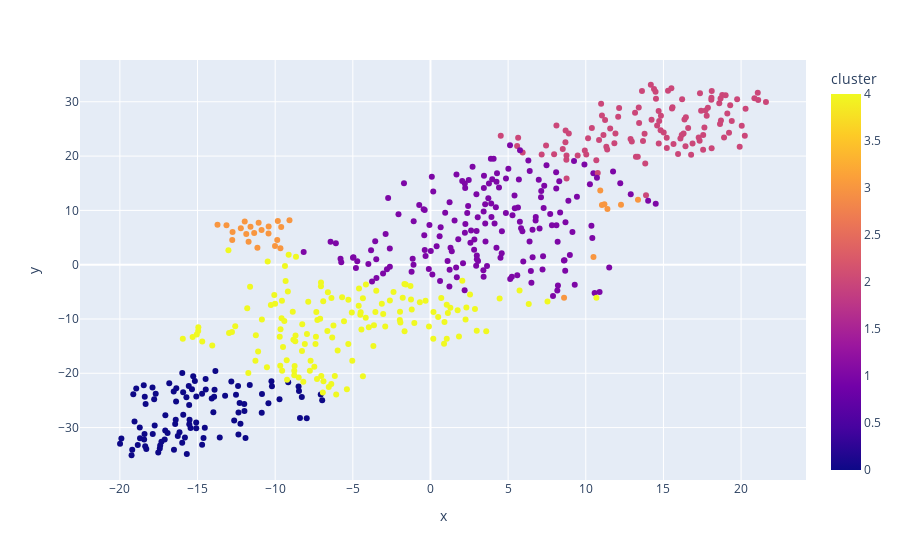

Here is the notebook cell this chart was saved with:
### Code cell
from sklearn.preprocessing import StandardScaler, Normalizer
from sklearn.cluster import KMeans
clusters = KMeans(n_clusters=5).fit(embeddings_normalized)
x_new = clusters.transform(embeddings_normalized)

df = pd.DataFrame(tsne2d_normalized, columns=['x', 'y'])
df['username'] = users_with_embeddings['username']
df['coalition'] = users_with_embeddings['coalition']
df['cluster'] = clusters.labels_
fig = px.scatter(df, x='x', y='y', hover_name="username", color='cluster')
fig.show()

### Figure 1 — Plotly figure (JSON) as saved in the notebook; plotly's stock layout.template omitted (floating-point values rounded to 4 significant figures; data arrays with more than 128 entries replaced by an {"elided": "..."} marker saying what was removed)
{"data": [{"hovertemplate": "<b>%{hovertext}</b><br><br>x=%{x}<br>y=%{y}<br>cluster=%{marker.color}<extra></extra>", "hovertext": {"elided": "548 str values"}, "legendgroup": "", "marker": {"color": {"elided": "548 int values"}, "coloraxis": "coloraxis", "symbol": "circle"}, "mode": "markers", "name": "", "orientation": "v", "showlegend": false, "type": "scatter", "x": {"elided": "548 float values"}, "xaxis": "x", "y": {"elided": "548 float values"}, "yaxis": "y"}], "layout": {"coloraxis": {"colorbar": {"title": {"text": "cluster"}}, "colorscale": [[0, "#0d0887"], [0.1111, "#46039f"], [0.2222, "#7201a8"], [0.3333, "#9c179e"], [0.4444, "#bd3786"], [0.5556, "#d8576b"], [0.6667, "#ed7953"], [0.7778, "#fb9f3a"], [0.8889, "#fdca26"], [1, "#f0f921"]]}, "legend": {"tracegroupgap": 0}, "margin": {"t": 60}, "xaxis": {"anchor": "y", "domain": [0, 1], "title": {"text": "x"}}, "yaxis": {"anchor": "x", "domain": [0, 1], "title": {"text": "y"}}}}
